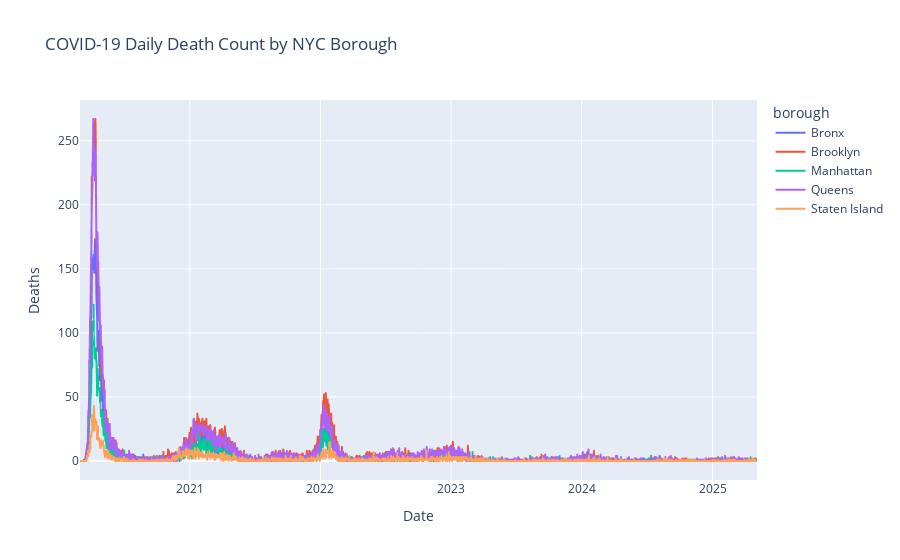

Source (notebook cell):
### Code cell
df_covid['date_of_interest'] = pd.to_datetime(df_covid['date_of_interest'])

# Selecting and renaming borough-specific death count columns
line_chart_df = df_covid[['date_of_interest', 'bx_death_count', 'bk_death_count', 
                    'mn_death_count', 'qn_death_count', 'si_death_count']].copy()

# Reshaping df to long format
melted_df = line_chart_df.melt(id_vars='date_of_interest',
                                var_name='borough',
                                value_name='death_count')

# changing short names to full borough names
borough_map = {
    'bx_death_count': 'Bronx',
    'bk_death_count': 'Brooklyn',
    'mn_death_count': 'Manhattan',
    'qn_death_count': 'Queens',
    'si_death_count': 'Staten Island'
}
melted_df['borough'] = melted_df['borough'].map(borough_map)

# Ploting the line chart
fig = px.line(melted_df, x='date_of_interest', y='death_count',
              color='borough',
              title='COVID-19 Daily Death Count by NYC Borough',
              labels={'date_of_interest': 'Date', 'death_count': 'Deaths'})

fig.show()

### Figure 1 — Plotly figure (JSON) as saved in the notebook; plotly's stock layout.template omitted (floating-point values rounded to 4 significant figures; data arrays with more than 128 entries replaced by an {"elided": "..."} marker saying what was removed)
{"data": [{"hovertemplate": "borough=Bronx<br>Date=%{x}<br>Deaths=%{y}<extra></extra>", "legendgroup": "Bronx", "line": {"color": "#636efa", "dash": "solid"}, "marker": {"symbol": "circle"}, "mode": "lines", "name": "Bronx", "showlegend": true, "type": "scattergl", "x": {"elided": "1893 str values"}, "xaxis": "x", "y": {"elided": "1893 int values"}, "yaxis": "y"}, {"hovertemplate": "borough=Brooklyn<br>Date=%{x}<br>Deaths=%{y}<extra></extra>", "legendgroup": "Brooklyn", "line": {"color": "#EF553B", "dash": "solid"}, "marker": {"symbol": "circle"}, "mode": "lines", "name": "Brooklyn", "showlegend": true, "type": "scattergl", "x": {"elided": "1893 str values"}, "xaxis": "x", "y": {"elided": "1893 int values"}, "yaxis": "y"}, {"hovertemplate": "borough=Manhattan<br>Date=%{x}<br>Deaths=%{y}<extra></extra>", "legendgroup": "Manhattan", "line": {"color": "#00cc96", "dash": "solid"}, "marker": {"symbol": "circle"}, "mode": "lines", "name": "Manhattan", "showlegend": true, "type": "scattergl", "x": {"elided": "1893 str values"}, "xaxis": "x", "y": {"elided": "1893 int values"}, "yaxis": "y"}, {"hovertemplate": "borough=Queens<br>Date=%{x}<br>Deaths=%{y}<extra></extra>", "legendgroup": "Queens", "line": {"color": "#ab63fa", "dash": "solid"}, "marker": {"symbol": "circle"}, "mode": "lines", "name": "Queens", "showlegend": true, "type": "scattergl", "x": {"elided": "1893 str values"}, "xaxis": "x", "y": {"elided": "1893 int values"}, "yaxis": "y"}, {"hovertemplate": "borough=Staten Island<br>Date=%{x}<br>Deaths=%{y}<extra></extra>", "legendgroup": "Staten Island", "line": {"color": "#FFA15A", "dash": "solid"}, "marker": {"symbol": "circle"}, "mode": "lines", "name": "Staten Island", "showlegend": true, "type": "scattergl", "x": {"elided": "1893 str values"}, "xaxis": "x", "y": {"elided": "1893 int values"}, "yaxis": "y"}], "layout": {"autosize": true, "legend": {"title": {"text": "borough"}, "tracegroupgap": 0}, "title": {"text": "COVID-19 Daily Death Count by NYC Borough"}, "xaxis": {"anchor": "y", "autorange": true, "domain": [0, 1], "range": ["2020-02-29", "2025-05-05"], "title": {"text": "Date"}, "type": "date"}, "yaxis": {"anchor": "x", "autorange": true, "domain": [0, 1], "range": [-14.83, 281.8], "title": {"text": "Deaths"}, "type": "linear"}}}
